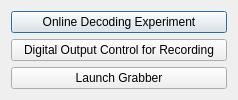
<?xml version="1.0" encoding="UTF-8"?>
<ui version="4.0">
 <class>WelcomeDialog</class>
 <widget class="QDialog" name="WelcomeDialog">
  <property name="geometry">
   <rect>
    <x>0</x>
    <y>0</y>
    <width>238</width>
    <height>99</height>
   </rect>
  </property>
  <property name="windowTitle">
   <string>Plexon Experiment Client</string>
  </property>
  <layout class="QVBoxLayout" name="verticalLayout">
   <item>
    <widget class="QPushButton" name="pushButton">
     <property name="text">
      <string>Online Decoding Experiment</string>
     </property>
    </widget>
   </item>
   <item>
    <widget class="QPushButton" name="pushButton_2">
     <property name="text">
      <string>Digital Output Control for Recording</string>
     </property>
    </widget>
   </item>
   <item>
    <widget class="QPushButton" name="pushButton_3">
     <property name="text">
      <string>Launch Grabber</string>
     </property>
    </widget>
   </item>
  </layout>
 </widget>
 <resources/>
 <connections/>
</ui>
